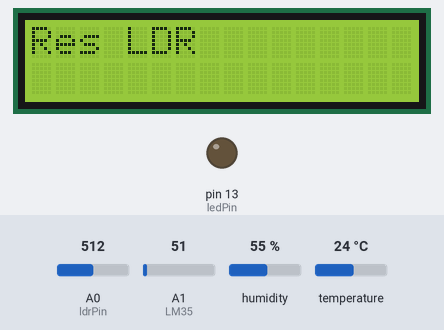
This sketch was run on a simulated Arduino Uno, built with avr-gcc and run on an emulated ATmega328P. On the bench: 16×2 character LCD, output pins drawn as LEDs (lit = HIGH). The inputs (shaded band) are chosen by the test bench; at power-on: A0 (ldrPin) = 512, humidity 55 %, A1 (LM35) = 51, temperature 24 °C. What the sketch prints to the serial monitor is not drawn.

Above: at 5.7 s.
5.8 s: A0 (ldrPin) set to 790
18.4 s: A0 (ldrPin) set to 816
At 32.1 s:
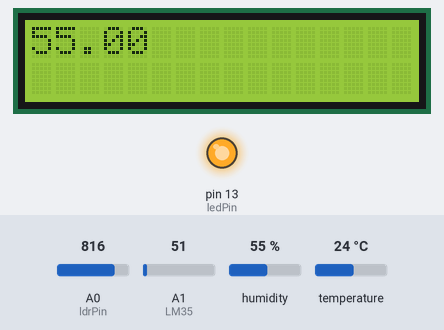
32.4 s: humidity set to 22 %
At 44.6 s:
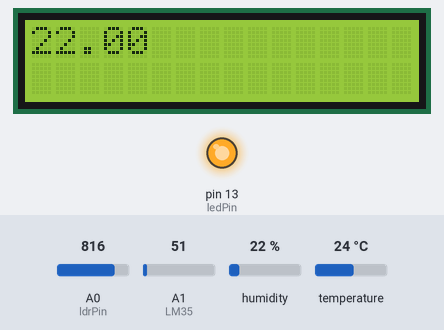
44.9 s: A1 (LM35) set to 61
At 55.1 s:
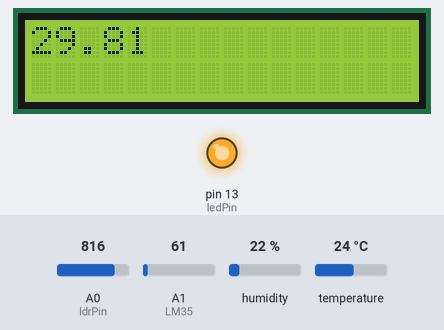
57.1 s: A1 (LM35) set to 71
At 68.6 s:
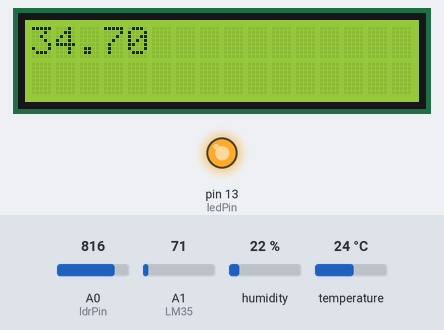
71.1 s: A1 (LM35) set to 86
At 83.4 s:
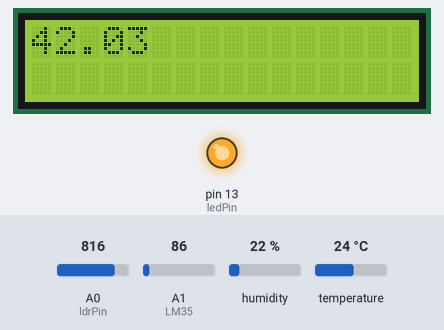
Timing chart, 0 to 84.9 s (numbered marks = the images above; inputs shaded):
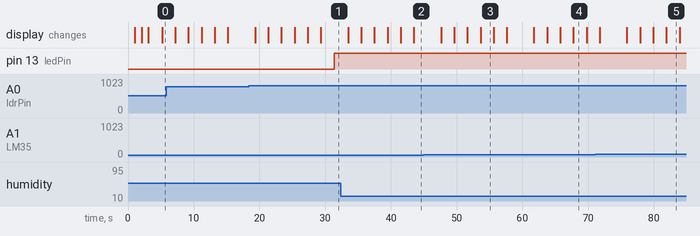

Measured:
- the behaviour switches between 799 and 800 on A0 (ldrPin) (found by bisection; images 0 and 1)
- after the input at 18.4 s, pin 13 (ledPin): LOW → HIGH after 13.0 s
- what the display in image 3 shows lasts 2.0 s, from 53.6 s to 55.6 s

The sketch:

programacao_aula06.ino
```cpp
#include <LiquidCrystal.h>

LiquidCrystal lcd(2,3,4,5,6,7);
//cria objeto lcd da classe LiquidCrystal, RS=2, Enable=3,DB4=4, DB5=5, DB6=6, DB7=7

#include "DHT.h" //inclui biblioteca DHT da adafruit
#define DHTPIN A2 //indica o pino que o DHT está conectado
#define DHTTYPE DHT11 //indica se é DHT 11, ou DHT12 etc..

DHT dht(DHTPIN, DHTTYPE); //cria um objeto de classe DHT chamado dht

int ledPin = 13; //Led no pino 13
int ldrPin = 0; //LDR no pino analógico 0
int ldrValor = 0; //valor lido do LDR

//sensor de temperatura usando o LM35
const int LM35 = A1; //define o pino que lerá a saída do LM35
float temperatura; //variável que armazenará a temperatura medida

//função que será executada uma vez quando ligar o resetar o arduino
void setup() {
  lcd.begin(16,2); //inicializa display de 2 linhas x 16 colunas

  lcd.print("3 "); //executa uma contagem regressiva
  delay(1000);
  lcd.print("2 ");
  delay(1000);
  lcd.print("1 ");
  delay(1000);

  lcd.clear(); //limpa a tela do LCD
  lcd.setCursor(1,1); //posiciona o cursor na posição (1,1):(coluna,linha)
  lcd.print("VHENDALA"); //escreve VHENDALA

  pinMode(ledPin,OUTPUT); //define a porta 13 como saída
  Serial.begin(9600); //inicia a comunicação serial
  dht.begin();
}

//função que será executada continuamente
void loop() {
  //ler o valor do LDR
  ldrValor = analogRead(ldrPin);
  //se o valor lido for maior ou igual à 800, liga o led
  if (ldrValor>= 800) digitalWrite(ledPin,HIGH);
  //senão, apaga o led
  else digitalWrite(ledPin,LOW);
  //imprime o valor lido do LDR no monitor serial
  Serial.print("Resistencia LDR: ");
  Serial.println(ldrValor);
  delay(100);

  temperatura = (float(analogRead(LM35))*5/(1023))/0.01;
  Serial.print("Temperatura: ");
  Serial.println(temperatura);
  delay(1000);

  float h = dht.readHumidity();
  Serial.print("Umidade: ");
  Serial.print(h);
  Serial.println(" %");
  delay(1000);

  lcd.clear();
  lcd.print("Res LDR");
  delay(2000);
  lcd.clear();
  lcd.print(ldrValor);
  delay(2000);

  lcd.clear();
  lcd.print("Temperatura");
  delay(2000);
  lcd.clear();
  lcd.print(temperatura);
  delay(2000);

  lcd.clear();
  lcd.print("Umidade");
  delay(2000);
  lcd.clear();
  lcd.print(h);
  delay(2000);
}
```
